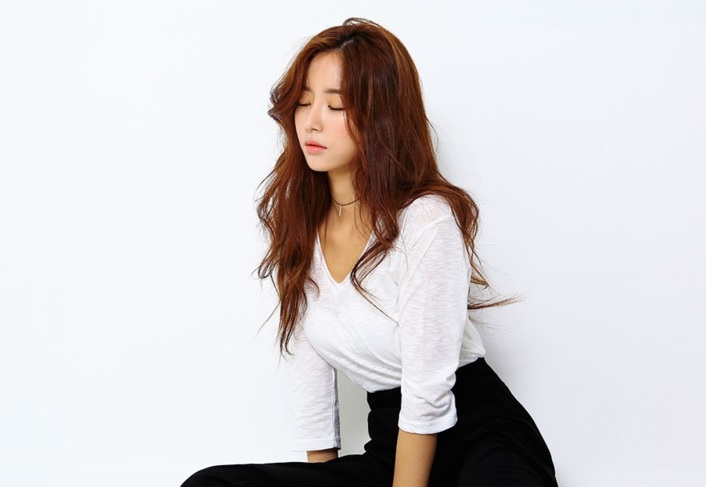
#> input picture OpenCV/images/model.jpg, 706 x 487 px, found by its file name
$ python Ex30-1.TemplateMatching.py
#> lines starting #> are read from the running program, lines starting #| are printed output that depends on the picture
import numpy as np
import cv2
import matplotlib.pyplot as plt

def tmpMatching():
    img1 = cv2.imread('E:/Python_Study/OpenCV/images/model.jpg', cv2.IMREAD_GRAYSCALE)
#> img1: shape (487, 706); min 0, max 255, mean 210.4
    img2 = img1.copy()

    template = cv2.imread('E:/Python_Study/OpenCV/images/face.jpg', cv2.IMREAD_GRAYSCALE)
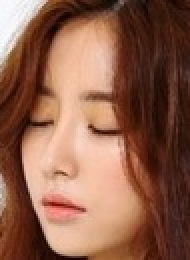
#> input picture OpenCV/images/face.jpg, 95 x 130 px, found by its file name (shown 2 times larger)
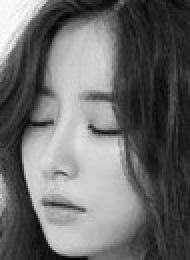
#> template: shape (130, 95) (shown 2 times larger); min 6, max 255, mean 106.6
    w, h = template.shape[::-1]
#> w = 95; h = 130

    methods = ['cv2.TM_CCOEFF_NORMED', 'cv2.TM_CCORR', 'cv2.TM_CCORR_NORMED', 'cv2.TM_SQDIFF', 'cv2.TM_SQDIFF_NORMED']

    for meth in methods:
        img1 = img2.copy()
        method = eval(meth)

        try:
            res = cv2.matchTemplate(img1, template, method)
            min_val, max_val, min_loc, max_loc = cv2.minMaxLoc(res)
        except:
            print('error: ', meth)
            continue

        if method in [cv2.TM_SQDIFF, cv2.TM_SQDIFF_NORMED]:
            top_left = min_loc
        else:
            top_left = max_loc

        bottom_right = (top_left[0]+w, top_left[1]+h)
        cv2.rectangle(img1, top_left, bottom_right, 255, 2)

        plt.subplot(121), plt.imshow(res, cmap='gray')
        plt.title('Matching Result'), plt.xticks([]), plt.yticks([])

        plt.subplot(122), plt.imshow(img1, cmap='gray')
        plt.title('Detected Point'), plt.xticks([]), plt.yticks([])
        plt.suptitle(meth)

        plt.show()
#> this loop made 5 passes
#> (min_val, max_val, min_loc, top_left, bottom_right) on passes 1 to 3: (-0.621, 1, (363, 49), (284, 43), (379, 173)), (47454340, 327567104, (455, 357), (89, 0), (184, 130)), (0.275, 1, (456, 357), (284, 43), (379, 173))
#> (min_val, max_val, max_loc, top_left, bottom_right) on passes 4 to 5: (36448, 312103808, (84, 0), (284, 43), (379, 173)), (0.00018, 1, (334, 0), (284, 43), (379, 173))
#> pass 1, in tmpMatching, `res = cv2.matchTemplate(img1, template, method)`:
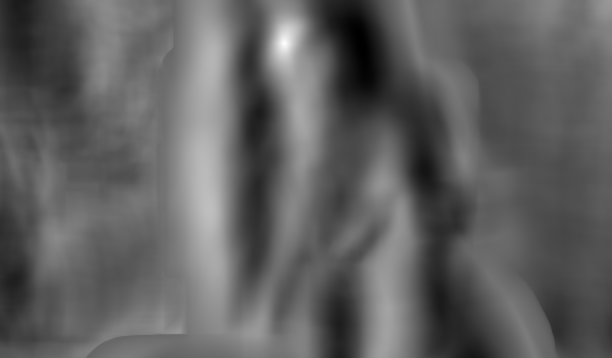
#> res: shape (358, 612) float32; min -0.621, max 1, mean -0.00744; drawn with min black and max white
#> pass 1, in tmpMatching, `plt.show()`:
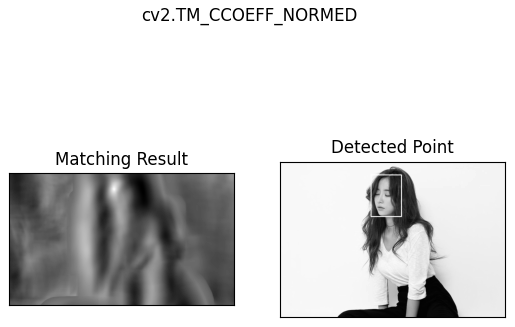
#> figure drawn by matplotlib, 2 panels
#> pass 2, in tmpMatching, `res = cv2.matchTemplate(img1, template, method)`:
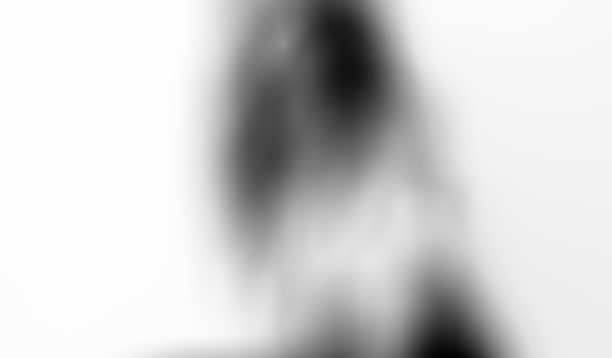
#> res: shape (358, 612) float32; min 47454340, max 327567104, mean 276266272; drawn with min black and max white
#> pass 3, in tmpMatching, `res = cv2.matchTemplate(img1, template, method)`:
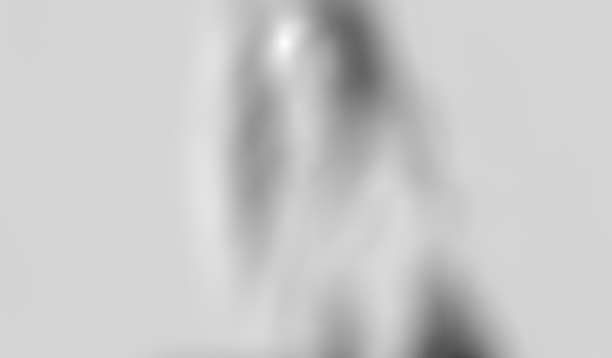
#> res: shape (358, 612) float32; min 0.275, max 1, mean 0.79
#> after the loop:
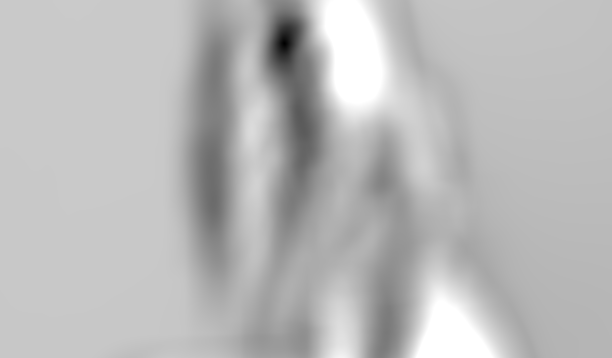
#> res: shape (358, 612) float32; min 0.00018, max 1, mean 0.729

tmpMatching()
